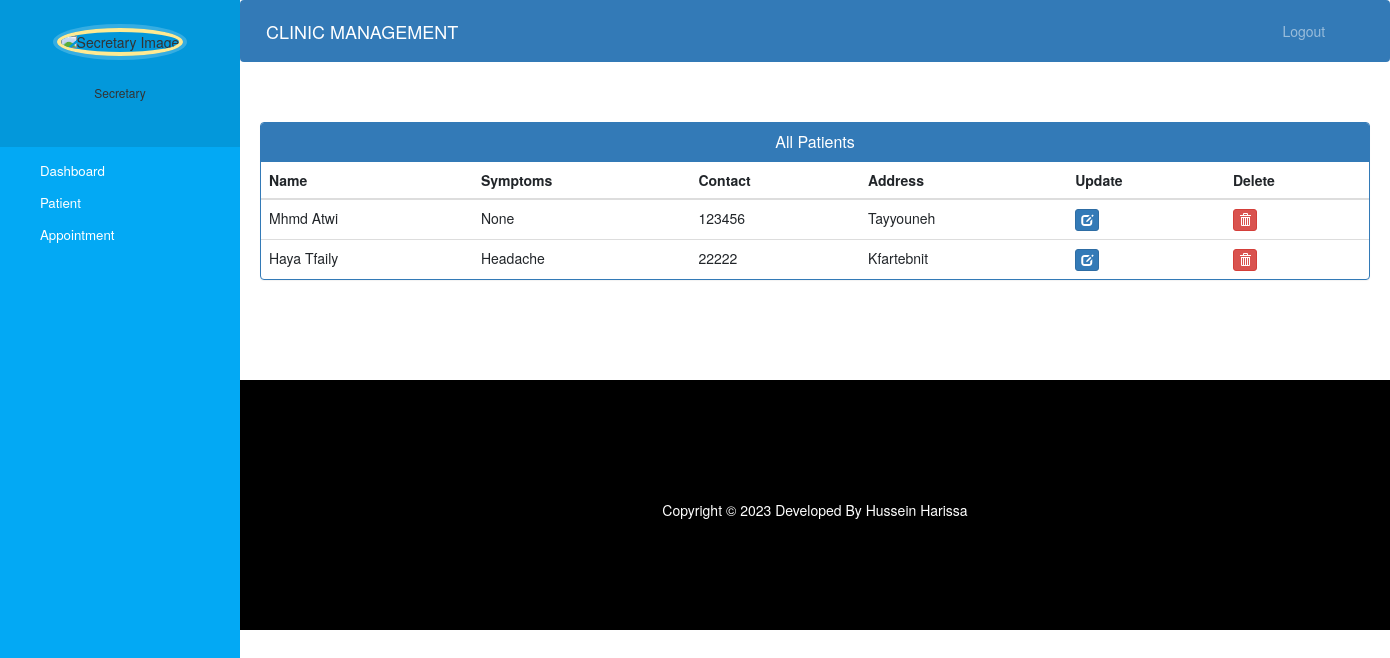
The page /secretary-view-patient/ (signed in) on the database its author committed.
### users/models.py (models this page shows, shortened)
class Patient(models.Model):
    user = models.OneToOneField(User, on_delete=models.CASCADE)
    address = models.CharField(max_length=40)
    mobile = models.CharField(max_length=20,null=False)
    symptoms = models.CharField(max_length=100,null=True)
    @property
    def get_name(self):
        return self.user.first_name+" "+self.user.last_name

### users/views.py (the view)
# urls.py: path('secretary-view-patient/', views.secretary_view_patient_view,name='secretary-view-patient'),
@login_required(login_url='secretary-login')
@user_passes_test(is_secretary)
def secretary_view_patient_view(request):
    patients=models.Patient.objects.all().filter()
    return render(request,'users/secretary/view_patient.html',{'patients':patients})

### users/views.py (called while the page is built)
def is_secretary(user):
    return user.groups.filter(name='SECRETARY').exists()

### users/templates/users/secretary/view_patient.html (shortened to what this page needs)
{% extends 'users/secretary/base.html' %}
{% block content %}
{% load static %}
<head>
  <link href="//netdna.bootstrapcdn.com/bootstrap/3.0.0/css/bootstrap.min.css" rel="stylesheet" id="bootstrap-css">
</head>
<div class="container">
  <div class="panel panel-primary">
    <div class="panel-heading">
      <h6 class="panel-title">All Patients</h6>
    </div>
    <table class="table table-hover" id="dev-table">
      <thead>
        <tr>
          <th>Name</th>
          <th>Symptoms</th>
          <th>Contact</th>
          <th>Address</th>
          <th>Update</th>
          <th>Delete</th>
        </tr>
      </thead>
      {% for p in patients %}
      <tr>
        <td> {{ p.get_name }}</td>
        <td>
          {% if p.symptoms %}
            {{ p.symptoms }}
          {% else %}
            N/A
          {% endif %}
        </td>
        <td>{{ p.mobile }}</td>
        <td>{{ p.address }}</td>
        <td><a class="btn btn-primary btn-xs" href="{% url 'update-patient2' p.id  %}"><span class="glyphicon glyphicon-edit"></span></a></td>
        <td><a class="btn btn-danger btn-xs" href="{% url 'delete-patient-from-hospital2' p.id  %}"><span class="glyphicon glyphicon-trash"></span></a></td>
      </tr>
      {% endfor %}
    </table>
  </div>
</div>
{% endblock content %}

### users/static/users/css/style.css (style rules this page uses)
body { padding-left: 240px; }

### users/templates/users/secretary/base.html (style rules this page uses)
a:link { text-decoration: none; }
a { color: white; }
body { padding-left: 240px; }

### users/templates/users/secretary/view_patient.html (style rules this page uses)
a:link { text-decoration: none; }
h6 { text-align: center; }

### rows shown on the page
Patient: get_name "Mhmd Atwi", symptoms "None", mobile "123456", address "Tayyouneh"
Patient: get_name "Haya Tfaily", symptoms "Headache", mobile "22222", address "Kfartebnit"
